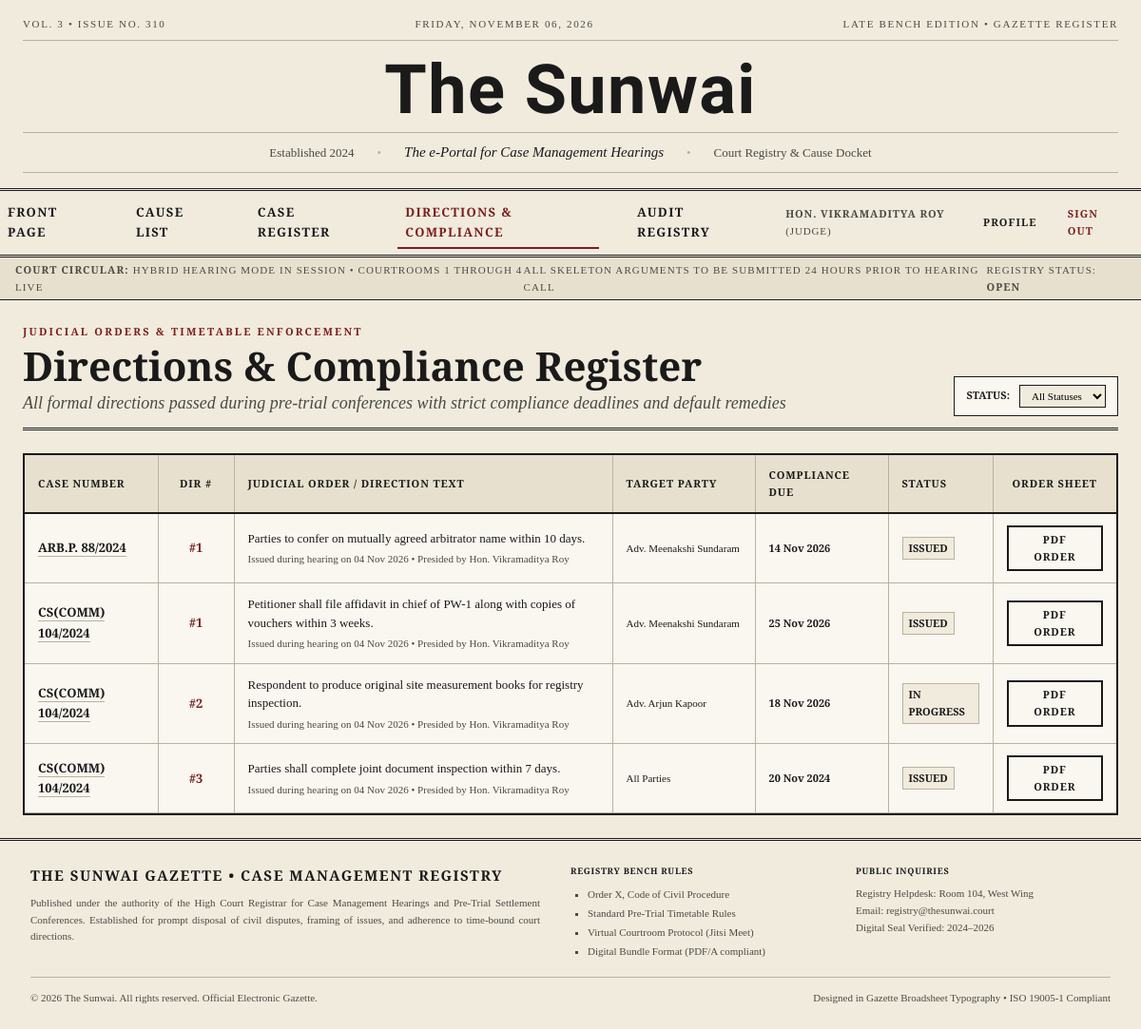
The page /directions/ (signed in) on the database its author committed.
### accounts/models.py (models this page shows, shortened)
class User(AbstractUser):
    class Role(models.TextChoices):
        JUDGE = 'judge', 'Judge'
        REGISTRAR = 'registrar', 'Registrar'
        ADVOCATE = 'advocate', 'Advocate'
        LITIGANT = 'litigant', 'Litigant'
        ADMIN = 'admin', 'Admin'
    username = None  # Remove username field
    email = models.EmailField('email address', unique=True)
    role = models.CharField(
        max_length=20,
        choices=Role.choices,
        default=Role.LITIGANT,
    )
    bar_number = models.CharField(
        max_length=50, blank=True,
        help_text='Bar Council enrollment number (advocates only)',
    )
    court_designation = models.CharField(
        max_length=200, blank=True,
        help_text='Court/bench designation (judges only)',
    )
    phone = models.CharField(max_length=20, blank=True)
    USERNAME_FIELD = 'email'
    REQUIRED_FIELDS = ['first_name', 'last_name']
    objects = UserManager()
    class Meta:
        ordering = ['last_name', 'first_name']
    @property
    def display_name(self):
        if self.role == self.Role.JUDGE:
            return f'Hon. {self.get_full_name()}'
        elif self.role == self.Role.ADVOCATE:
            return f'Adv. {self.get_full_name()}'
        return self.get_full_name()
    @property
    def is_registrar(self):
        return self.role == self.Role.REGISTRAR

### directions/models.py (models this page shows, shortened)
class Direction(models.Model):
    class DirectionStatus(models.TextChoices):
        ISSUED = 'issued', 'Issued'
        IN_PROGRESS = 'in_progress', 'In Progress'
        COMPLIED = 'complied', 'Complied'
        OVERDUE = 'overdue', 'Overdue'
    hearing = models.ForeignKey(
        'hearings.Hearing',
        on_delete=models.CASCADE,
        related_name='directions',
    )
    serial_no = models.PositiveIntegerField()
    text = models.TextField()
    deadline = models.DateField(null=True, blank=True)
    assigned_to = models.ForeignKey(
        settings.AUTH_USER_MODEL,
        on_delete=models.SET_NULL,
        null=True, blank=True,
        related_name='assigned_directions',
    )
    status = models.CharField(
        max_length=20,
        choices=DirectionStatus.choices,
        default=DirectionStatus.ISSUED,
    )
    template = models.ForeignKey(
        DirectionTemplate,
        on_delete=models.SET_NULL,
        null=True, blank=True,
    )
    created_at = models.DateTimeField(auto_now_add=True)
    updated_at = models.DateTimeField(auto_now=True)
    class Meta:
        ordering = ['hearing', 'serial_no']
        unique_together = ['hearing', 'serial_no']

### hearings/models.py (models this page shows, shortened)
class Hearing(models.Model):
    class HearingStatus(models.TextChoices):
        UPCOMING = 'upcoming', 'Upcoming'
        IN_PROGRESS = 'in_progress', 'In Progress'
        COMPLETED = 'completed', 'Completed'
        ADJOURNED = 'adjourned', 'Adjourned'
    slot = models.OneToOneField(
        'scheduling.HearingSlot',
        on_delete=models.CASCADE,
        related_name='hearing',
    )
    status = models.CharField(
        max_length=20,
        choices=HearingStatus.choices,
        default=HearingStatus.UPCOMING,
    )
    jitsi_room_name = models.CharField(max_length=200, blank=True)
    started_at = models.DateTimeField(null=True, blank=True)
    ended_at = models.DateTimeField(null=True, blank=True)
    summary = models.TextField(blank=True, help_text='Post-hearing summary')
    class Meta:
        ordering = ['-slot__date', '-slot__start_time']

### scheduling/models.py (models this page shows, shortened)
class HearingSlot(models.Model):
    class SlotStatus(models.TextChoices):
        SCHEDULED = 'scheduled', 'Scheduled'
        CONFIRMED = 'confirmed', 'Confirmed'
        RESCHEDULED = 'rescheduled', 'Rescheduled'
        CANCELLED = 'cancelled', 'Cancelled'
        COMPLETED = 'completed', 'Completed'
    case = models.ForeignKey(
        'cases.Case', on_delete=models.CASCADE, related_name='hearing_slots',
    )
    date = models.DateField(db_index=True)
    start_time = models.TimeField()
    end_time = models.TimeField()
    courtroom = models.ForeignKey(
        Courtroom, on_delete=models.SET_NULL,
        null=True, blank=True, related_name='slots',
    )
    judge = models.ForeignKey(
        settings.AUTH_USER_MODEL,
        on_delete=models.SET_NULL,
        null=True, related_name='hearing_slots',
        limit_choices_to={'role': 'judge'},
    )
    status = models.CharField(
        max_length=20, choices=SlotStatus.choices, default=SlotStatus.SCHEDULED,
    )
    purpose = models.CharField(max_length=200, default='Case Management Hearing')
    notes = models.TextField(blank=True)
    created_at = models.DateTimeField(auto_now_add=True)
    updated_at = models.DateTimeField(auto_now=True)
    class Meta:
        ordering = ['date', 'start_time']

### cases/models.py (models this page shows, shortened)
class Case(models.Model):
    class CaseType(models.TextChoices):
        CIVIL = 'civil', 'Civil Suit'
        CRIMINAL = 'criminal', 'Criminal Case'
        WRIT = 'writ', 'Writ Petition'
        APPEAL = 'appeal', 'Appeal'
        ARBITRATION = 'arbitration', 'Arbitration'
        FAMILY = 'family', 'Family Matter'
        COMMERCIAL = 'commercial', 'Commercial Dispute'
    class Status(models.TextChoices):
        FILED = 'filed', 'Filed'
        PENDING = 'pending', 'Pending'
        ACTIVE = 'active', 'Active'
        RESERVED = 'reserved', 'Reserved for Orders'
        DISPOSED = 'disposed', 'Disposed'
        ARCHIVED = 'archived', 'Archived'
    class Stage(models.TextChoices):
        FILING = 'filing', 'Filing'
        NOTICE = 'notice', 'Notice Stage'
        PLEADINGS = 'pleadings', 'Pleadings'
        CASE_MGMT = 'case_mgmt', 'Case Management'
        TRIAL = 'trial', 'Trial'
        ARGUMENTS = 'arguments', 'Arguments'
        JUDGMENT = 'judgment', 'Judgment'
    case_no = models.CharField(max_length=50, unique=True, db_index=True)
    title = models.CharField(
        max_length=300,
        help_text='e.g. "Smith v. Jones Corporation"',
    )
    case_type = models.CharField(max_length=20, choices=CaseType.choices)
    status = models.CharField(
        max_length=20, choices=Status.choices, default=Status.FILED,
    )
    stage = models.CharField(
        max_length=20, choices=Stage.choices, default=Stage.FILING,
    )
    filing_date = models.DateField(auto_now_add=True)
    judge = models.ForeignKey(
        settings.AUTH_USER_MODEL,
        on_delete=models.SET_NULL,
        null=True, blank=True,
        related_name='assigned_cases',
        limit_choices_to={'role': 'judge'},
    )
    description = models.TextField(blank=True)
    created_at = models.DateTimeField(auto_now_add=True)
    updated_at = models.DateTimeField(auto_now=True)
    class Meta:
        ordering = ['-created_at']
        verbose_name_plural = 'cases'

### directions/views.py (the view)
# urls.py: path('', views.directions_list, name='directions_list'),
@login_required
def directions_list(request):
    directions = Direction.objects.select_related(
        'hearing__slot__case', 'assigned_to',
    ).all()
    status = request.GET.get('status')
    if status:
        directions = directions.filter(status=status)
    context = {
        'directions': directions[:50],
        'status_choices': Direction.DirectionStatus.choices,
        'current_status': status,
    }
    return render(request, 'directions/directions_list.html', context)

### templates/directions/directions_list.html (shortened to what this page needs)
{% extends "base.html" %}
{% load static %}
{% block content %}
<div style="max-width: 1400px; margin: 0 auto; padding: 24px;">
    <div style="border-bottom: 3px double var(--ink); padding-bottom: 12px; margin-bottom: 24px; display: flex; justify-content: space-between; align-items: flex-end; flex-wrap: wrap; gap: 16px;">
        <div>
            <span class="kicker">Judicial Orders &amp; Timetable Enforcement</span>
            <h2 class="headline headline--lead" style="margin-bottom: 4px;">
                Directions &amp; Compliance Register
            </h2>
            <div class="deck" style="margin-bottom: 0;">
                All formal directions passed during pre-trial conferences with strict compliance deadlines and default remedies
            </div>
        </div>
        <form method="get" style="display: flex; gap: 10px; align-items: center; background: var(--cream); padding: 8px 12px; border: 1.5px solid var(--ink);">
            <label for="status" style="font-family: var(--font-headline); font-size: var(--text-xs); text-transform: uppercase; font-weight: 700;">Status:</label>
            <select name="status" id="status" onchange="this.form.submit()" style="font-family: var(--font-body); font-size: var(--text-xs); padding: 4px 8px; border: 1px solid var(--ink); background: var(--newsprint);">
                <option value="">All Statuses</option>
            </select>
        </form>
    </div>
    <div style="border: 2px solid var(--ink); background: var(--cream); overflow-x: auto;">
        <table style="width: 100%; border-collapse: collapse; font-family: var(--font-body); font-size: var(--text-sm);">
            <thead>
                <tr style="background: var(--newsprint-dark); border-bottom: 2px solid var(--ink); font-family: var(--font-headline); text-transform: uppercase; letter-spacing: 0.08em; font-size: var(--text-xs); text-align: left;">
                    <th style="padding: 12px 14px; border-right: var(--hairline-rule); width: 140px;">Case Number</th>
                    <th style="padding: 12px 14px; border-right: var(--hairline-rule); width: 80px; text-align: center;">Dir #</th>
                    <th style="padding: 12px 14px; border-right: var(--hairline-rule);">Judicial Order / Direction Text</th>
                    <th style="padding: 12px 14px; border-right: var(--hairline-rule); width: 150px;">Target Party</th>
                    <th style="padding: 12px 14px; border-right: var(--hairline-rule); width: 140px;">Compliance Due</th>
                    <th style="padding: 12px 14px; border-right: var(--hairline-rule); width: 110px;">Status</th>
                    <th style="padding: 12px 14px; width: 130px; text-align: center;">Order Sheet</th>
                </tr>
            </thead>
            <tbody>
                {% for d in directions %}
                    <tr style="border-bottom: 1px solid var(--hairline); transition: background-color var(--transition-fast);">
                        <td style="padding: 12px 14px; border-right: var(--hairline-rule); font-family: var(--font-headline); font-weight: 700;">
                            <a href="{% url 'cases:case_detail' d.hearing.slot.case.case_no %}" style="color: var(--ink);">
                                {{ d.hearing.slot.case.case_no }}
                            </a>
                        </td>
                        <td style="padding: 12px 14px; border-right: var(--hairline-rule); text-align: center; font-weight: 700; font-family: var(--font-headline); color: var(--oxblood);">
                            #{{ d.serial_no }}
                        </td>
                        <td style="padding: 12px 14px; border-right: var(--hairline-rule); line-height: 1.5;">
                            {{ d.text }}
                            <div style="font-size: var(--text-xs); color: var(--muted); margin-top: 4px;">
                                Issued during hearing on {{ d.hearing.slot.date|date:"d M Y" }} &bull; Presided by {{ d.hearing.slot.judge.display_name }}
                            </div>
                        </td>
                        <td style="padding: 12px 14px; border-right: var(--hairline-rule); font-size: var(--text-xs);">
                            {{ d.assigned_to.display_name|default:"All Parties" }}
                        </td>
                        <td style="padding: 12px 14px; border-right: var(--hairline-rule); font-size: var(--text-xs); font-weight: 600; color: {% if d.is_overdue %}var(--oxblood){% else %}var(--ink){% endif %};">
                            {{ d.deadline|date:"d M Y"|default:"Not specified" }}
                        </td>
                        <td style="padding: 12px 14px; border-right: var(--hairline-rule);">
                            <span style="display: inline-block; padding: 2px 6px; font-size: 11px; text-transform: uppercase; font-weight: 600; border: 1px solid var(--hairline); background: var(--newsprint);">
                                {{ d.get_status_display }}
                            </span>
                        </td>
                        <td style="padding: 12px 14px; text-align: center;">
                            <a href="{% url 'directions:order_pdf' d.hearing.pk %}" target="_blank" class="btn btn--sm">
                                PDF Order
                            </a>
                        </td>
                    </tr>
                {% empty %}
                    <tr>
                        <td colspan="7" style="padding: 36px; text-align: center; color: var(--muted); font-style: italic;">
                            No judicial directions currently listed in the register.
                        </td>
                    </tr>
                {% endfor %}
            </tbody>
        </table>
    </div>
</div>
{% endblock %}

### templates/newspaper/nav.html (shortened to what this page needs)
<nav class="section-nav" aria-label="Newspaper Sections">
    <a href="{% url 'dashboard:front_page' %}" class="section-nav__link {% if request.resolver_match.url_name == 'front_page' %}section-nav__link--active{% endif %}">
        Front Page
    </a>
    <a href="{% url 'scheduling:cause_list' %}" class="section-nav__link {% if request.resolver_match.app_name == 'scheduling' and request.resolver_match.url_name == 'cause_list' %}section-nav__link--active{% endif %}">
        Cause List
    </a>
    <a href="{% url 'cases:case_list' %}" class="section-nav__link {% if request.resolver_match.app_name == 'cases' %}section-nav__link--active{% endif %}">
        Case Register
    </a>
    <a href="{% url 'directions:directions_list' %}" class="section-nav__link {% if request.resolver_match.app_name == 'directions' %}section-nav__link--active{% endif %}">
        Directions &amp; Compliance
    </a>
    {% if user.is_staff or user.is_admin %}
    <a href="{% url 'audit:audit_log' %}" class="section-nav__link {% if request.resolver_match.app_name == 'audit' %}section-nav__link--active{% endif %}">
        Audit Registry
    </a>
    {% endif %}
    <div style="margin-left: auto; display: flex; align-items: center; gap: 1rem; padding-right: 1rem;">
        {% if user.is_authenticated %}
            <span style="font-family: var(--font-body); font-size: var(--text-xs); color: var(--muted); text-transform: uppercase; letter-spacing: 0.08em;">
                <strong>{{ user.display_name }}</strong> ({{ user.get_role_display }})
            </span>
            <a href="{% url 'accounts:profile' %}" class="section-nav__link {% if request.resolver_match.url_name == 'profile' %}section-nav__link--active{% endif %}" style="font-size: var(--text-xs);">
                Profile
            </a>
            <a href="{% url 'accounts:logout' %}" class="section-nav__link" style="font-size: var(--text-xs); color: var(--oxblood);">
                Sign Out
            </a>
        {% else %}
            <a href="{% url 'accounts:login' %}" class="section-nav__link section-nav__link--active" style="font-size: var(--text-xs);">
                Sign In &rarr;
            </a>
        {% endif %}
    </div>
</nav>

### rows shown on the page
User: display_name "HON. VIKRAMADITYA ROY", role "JUDGE"
Direction: hearing.slot.case.case_no "ARB.P. 88/2024", serial_no "1", text "Parties to confer on mutually agreed arbitrator name within 10 days.", hearing.slot "04 Nov 2026", hearing.slot.judge.display_name "Hon. Vikramaditya Roy", assigned_to.display_name "Adv. Meenakshi Sundaram", deadline "14 Nov 2026", status "ISSUED"
Direction: hearing.slot.case.case_no "CS(COMM) 104/2024", serial_no "1", text "Petitioner shall file affidavit in chief of PW-1 along with copies of vouchers within 3 weeks.", hearing.slot "04 Nov 2026", hearing.slot.judge.display_name "Hon. Vikramaditya Roy", assigned_to.display_name "Adv. Meenakshi Sundaram", deadline "25 Nov 2026", status "ISSUED"
Direction: hearing.slot.case.case_no "CS(COMM) 104/2024", serial_no "2", text "Respondent to produce original site measurement books for registry inspection.", hearing.slot "04 Nov 2026", hearing.slot.judge.display_name "Hon. Vikramaditya Roy", assigned_to.display_name "Adv. Arjun Kapoor", deadline "18 Nov 2026", status "IN PROGRESS"
Direction: hearing.slot.case.case_no "CS(COMM) 104/2024", serial_no "3", text "Parties shall complete joint document inspection within 7 days.", hearing.slot "04 Nov 2026", hearing.slot.judge.display_name "Hon. Vikramaditya Roy", assigned_to.display_name "All Parties", deadline "20 Nov 2024", status "ISSUED"

### other values the page prints
{{ issue_no|default:"42" }} "310"
{{ portal_established|default:"2024" }} "2024"
{{ portal_tagline|default:"The e-Portal for Case Management Hearings" }} "The e-Portal for Case Management Hearings"
